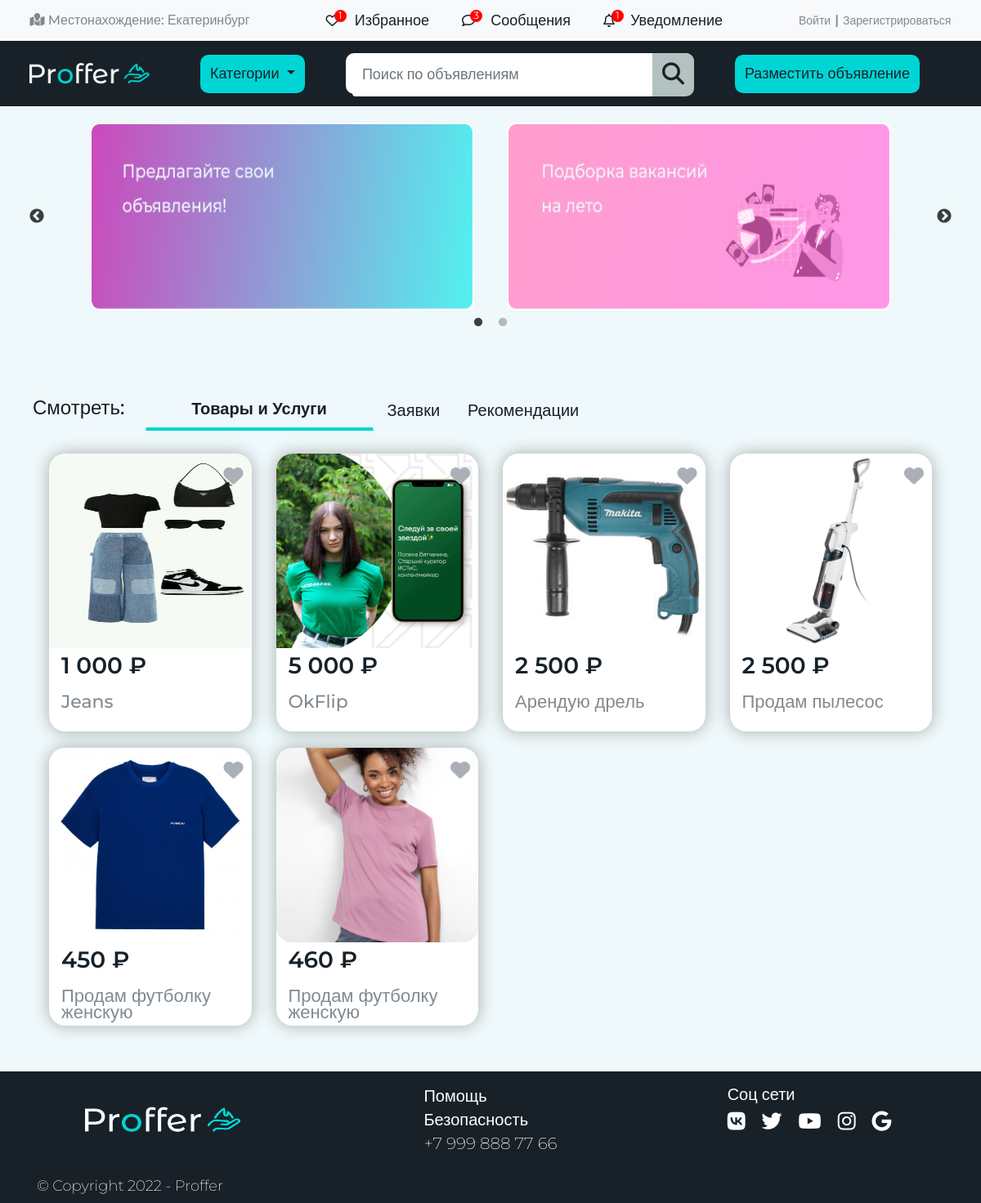
The page / on the database its author committed.
### oursite/models.py (models this page shows, shortened)
class Course(models.Model):
    owner = models.ForeignKey(User, related_name='courses_created', on_delete=models.CASCADE)
    selling = models.BooleanField(default=True)
    category = models.ForeignKey(Subject, related_name='courses', on_delete=models.CASCADE)
    title = models.CharField(max_length=200)
    slug = models.SlugField(max_length=200, default=uuid.uuid1())
    overview = models.TextField()
    created = models.DateTimeField(auto_now_add=True)
    available = models.BooleanField(default=True)
    price = models.DecimalField(max_digits=10, decimal_places=2)
    image = models.ImageField(upload_to='products/%Y/%m/%d', null=True, blank=True)
    number = models.CharField(max_length=200)
    created_date = models.DateTimeField(editable=True, auto_now_add=True)
    class Meta:
        ordering = ('title',)
        index_together = (('id', 'slug'),)
    def get_absolute_url(self):
        return reverse('oursite:product_detail',
                       args=[self.id, self.slug])

### oursite/views.py (the view)
# urls.py: url(r'^$', views.product_list, name='product_list'),
def product_list(request, category_slug=None):
    category = None
    categories = Subject.objects.all()
    if not request.user.is_authenticated:
        products = Course.objects.filter(available=True, selling=True)
    else:
        products = Course.objects.filter(~Q(owner=request.user), available=True, selling=True)
    cart_product_form = CartAddProductForm()
    if category_slug:
        category = get_object_or_404(Subject, slug=category_slug)
        products = products.filter(category=category)
    return render(request,
                  'oursite/list.html',
                  {'category': category,
                   'categories': categories,
                   'products': products,
                   'cart_product_form': cart_product_form})

### cart/forms.py
class CartAddProductForm(forms.Form):
    quantity = forms.TypedChoiceField(choices=PRODUCT_QUANTITY_CHOICES, coerce=int)
    update = forms.BooleanField(required=False, initial=False, widget=forms.HiddenInput)

### cart/context_processors.py (called while the page is built)
def cart(request):
    return {'cart': Cart(request)}

### oursite/models.py (called while the page is built)
    def get_absolute_url(self):
        return reverse('oursite:product_list_by_category',
                       args=[self.slug])

### oursite/templates/oursite/list.html (shortened to what this page needs)
{% extends "oursite/index.html" %}
{% load static %}
{% block content %}
{% load humanize %}
        <div class="sliderContainer">
            <div id="home-slider" class="wrapper">
                    <div class="carousel">
                      <div><a href=""><img src="{% static 'images/slider1.png' %}"></a></div>
                      <div><a href=""><img src="{% static 'images/slider2.png' %}"></a></div>
                    </div>
            </div>
        </div>
            <section id="tabs">
                <div class="row">
                    <div class="col-sm-12 ">
                        <div class="navTabFlex">
                         <h4 class="section-title">Смотреть:</h4>
                        <nav>
                            <div class="nav nav-tabs nav-fill" id="nav-tab" role="tablist">
                                <a class="nav-item nav-link active" id="nav-home-tab" data-toggle="tab" href="#nav-home" role="tab" aria-controls="nav-home" aria-selected="true">Товары и Услуги</a>
                                <a class="nav-item nav-link" id="nav-profile-tab" data-toggle="tab" href="#nav-profile" role="tab" aria-controls="nav-profile" aria-selected="false">Заявки</a>
                                <a class="nav-item nav-link" id="nav-contact-tab" data-toggle="tab" href="#nav-contact" role="tab" aria-controls="nav-contact" aria-selected="false">Рекомендации</a>
                            </div>
                        </nav>
                        </div>
                        <div class="tab-content py-3 px-3 px-sm-0" id="nav-tabContent">
                            <div class="tab-pane fade show active" id="nav-home" role="tabpanel" aria-labelledby="nav-home-tab">
                                <div class="productContainer">
                                    <div class="row">
                                      {% for product in products %}
                                      <div class="col-lg-3 col-md-6">
                                              <div class="block product no-border z-depth-2-top z-depth-2-top-hover">
                                                  <div class="block-image">
                                                      <a href="{{ product.get_absolute_url }}">
                                                          <img src="{% if product.image %}{{ product.image.url }}{% else %}{% static 'img/no_image.png' %}{% endif %}" class="card-img-top" height="238px">
                                                        </a>
                                                      <span class="wish-icon"><i class="fa-solid fa-heart"></i></span>
                                                  </div>
                                                  <div class="block-body">
                                                      <h3 class="heading heading-5">{{ product.price.normalize|intcomma }} ₽</h3>
                                                      <p class="product-description">{{ product.title }}</p>
                                                  </div>
                                              </div>
                                        </div>
                                        {% endfor %}
                                  </div>
                                  </div>
                                </div>
                        </div>
                    </div>
                </div>
        </section>
{% endblock %}

### oursite/templates/oursite/index.html (shortened to what this page needs)
{% load static %}
<!DOCTYPE html>
<html lang="en">
<head>
    <link rel="stylesheet" href="https://maxcdn.bootstrapcdn.com/bootstrap/4.0.0-beta/css/bootstrap.min.css"
>
    <link rel="stylesheet" href="https://cdnjs.cloudflare.com/ajax/libs/font-awesome/6.1.2/css/all.min.css"
>
    <link rel="stylesheet" href="https://cdnjs.cloudflare.com/ajax/libs/slick-carousel/1.5.8/slick.min.css"
 />
    <link rel="stylesheet" href="https://cdnjs.cloudflare.com/ajax/libs/slick-carousel/1.5.8/slick-theme.min.css"
 />
    <link rel="stylesheet" href="{% static 'css/mystyle.css' %}">
</head>
<body>
    <header class="fixed-top">
        <div class="topBarContainer">
            <div class="topbarLeft">
                <span class="localisation">
                    <i class="fa-solid fa-map-location topmapIcon"></i>
                    <span>Mестонахождение:</span>
                    <span class="btnCity"><a href="#" role="button">Екатеринбург</a></span>
                </span>
            </div>
            <div class="topbarCenter">
                <div class="topbarIcons">
                    <div class="topbarIconItem">
                        <a href="{% url 'cart:cart_detail' %}" class="linkItem">
                            <i class="fa-regular fa-heart iconItem"></i>
                            <span class="topbarIconBadge">1</span>
                            <span class="topbarIconTitle">Избранное</span>
                        </a>
                    </div>
                    <div class="topbarIconItem">
                        <a href="{% url 'oursite:dialogs' %}" class="linkItem">
                            <i class="fa-regular fa-comment iconItem"></i>
                            <span class="topbarIconBadge">3</span>
                            <span class="topbarIconTitle">Сообщения</span>
                        </a>
                    </div>
                    <div class="topbarIconItem">
                        <a href="{% url 'oursite:notifications' %}" class="linkItem">
                            <i class="fa-regular fa-bell iconItem"></i>
                            <span class="topbarIconBadge">1</span>
                            <span class="topbarIconTitle">Уведомление</span>
                        </a>
                    </div>
                </div>
            </div>
            {% if not request.user.is_authenticated %}
            <div class="topbarRight">
                <span class="btnSignin"><a href="{% url 'login' %}">Войти</a></span>
                <span class="diviserBtnSignin">|</span>
                <span class="btnSignin"><a href="{% url 'oursite:register' %}">Зарегистрироваться</a></span>
            </div>
            {% endif %}
        </div>
        <div class="appBarContainer">
            <div class="headerLogo">
                <a href="{% url 'oursite:product_list' %}" class="headerLogoImg"><img
                        src="{% static 'images/logo.png' %}" alt="logoproffer"></a>
            </div>
            <div class="headerBtnCategory">
                <div class="btn-group show-on-hover choosecategoryhover">
                    <a class="btn btn-primary btnCategory dropdown-toggle" href="#" id="navbarDropdown" role="button"
                        aria-haspopup="true" aria-expanded="false">
                        Категории
                    </a>
                </div>
            </div>
            <div class="headerSearchBar">
                <form class="searchbar" role="search" action="{% url 'oursite:search' %}" method="get">
                    <div class="input-group ml-2">
                        <input type="text" class="form-control me-2 searchInput" aria-label="Small"
                            aria-describedby="inputGroup-sizing-sm" placeholder="Поиск по объявлениям" name="q">
                        <div class="input-group-append searchIcon">
                            <button type="button" class="btn btn-primary btnsearchIcon" name="q">
                                <i class="fa fa-search"></i>
                            </button>
                        </div>
                    </div>
                </form>
            </div>
            <div class="headerBtnAddItem">
                <a class="btn btn-primary btnCategory" href="{% url 'oursite:profile' %}" role="button">Разместить
                    объявление</a>
            </div>
        </div>
    </header>
    <div class="homeContainer">
        {% block content %}
        {% endblock %}
    </div>
    <section>
            <footer class="footer-page">
                <div class="footer-content">
                    <div class="row w-100 d-flex justify-content-between">
                        <div class="footer-left col-md-4 mt-md-0 mt-3">
                            <span><a href="{% url 'oursite:product_list' %}" class="footerLogoImg"><img src="{% static 'images/logo.png' %}" alt="logopro"></a></span>
                        </div>
                        <div class="footer-center col-md-4 mb-md-0 mb-3">
                            <ul class="footer-link list-unstyled mt-3">
                                <li>
                                  <a href="#!">Помощь</a>
                                </li>
                                <li>
                                  <a href="#!">Безопасность</a>
                                </li>
                                <li>
                                  <a href="#!">+7 999 888 77 66</a>
                                </li>
                            </ul>
                        </div>
                        <div class="footer-right col-md-4 mb-md-0 mb-3">
                           <ul class="footer-icon list-unstyled mt-3">
                                <li><h5 class="footer-title">Соц сети</h5></li>
                                <li>
                                    <span class="footer-icon"><a href="#"><i class="fa-brands fa-vk"></i></a><a href="#"><i class="fa-brands fa-twitter"></i></a><a href="#"><i class="fa-brands fa-youtube"></i></a><a href="#"><i class="fa-brands fa-instagram"></i></a><a href="#"><i class="fa-brands fa-google"></i></a></span>
                                </li>
                            </ul>
                        </div>
                    </div>
                    </div>
                    <div class="container">
                        <div class="row">
                            <div class="footer-copyright link col-md-12">
                                <div class="py-3">
                                    © Copyright 2022 - Proffer
                                </div>
                        </div>
                    </div>
                </div>
            </footer>
    </section>
</body>
</html>

### rows shown on the page
Course: image (picture), price.normalize "1 000", title "Jeans"
Course: image (picture), price.normalize "5 000", title "OkFlip"
Course: image (picture), price.normalize "2 500", title "Арендую дрель"
Course: image (picture), price.normalize "2 500", title "Продам пылесос"
Course: image (picture), price.normalize "450", title "Продам футболку женскую"
Course: image (picture), price.normalize "460", title "Продам футболку женскую"
